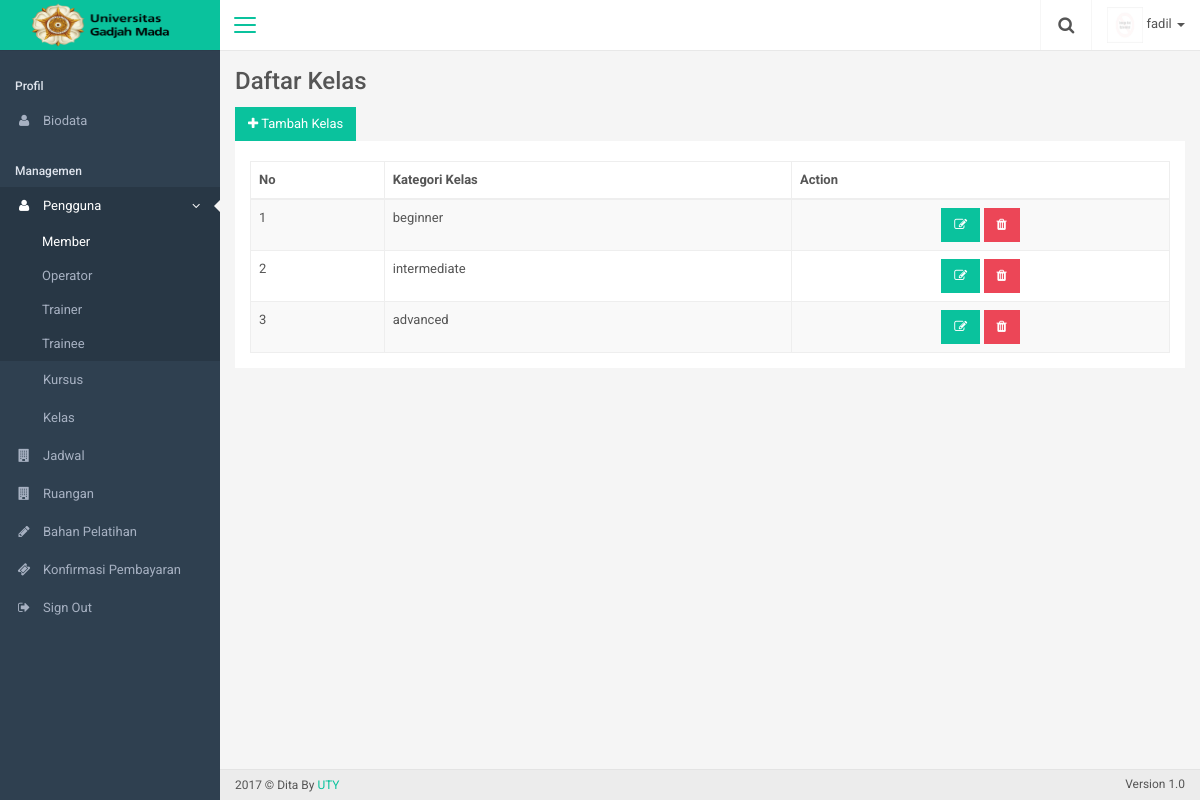
Screenshot of /admin/admin_area.php?page=courseclass.display (signed in) with the database file from the repository.
### tables this page shows
CREATE TABLE IF NOT EXISTS `ref_courseclass` (
`courseclass_id` int(30) NOT NULL,
  `courseclass_name` varchar(30) NOT NULL
);

### admin/modul/courseclass/display.php (the view)
<div class="layout-content">
  <div class="layout-content-body">
    <div class="title-bar">
      <h1 class="title-bar-title">
        <span class="d-ib">Daftar Kelas</span>
      </h1>
    </div>
    <a href="?page=courseclass.frm-insert">
      <button class="btn bg-primary"><i class="icon icon-plus"></i> Tambah Kelas</button>
    </a>
    <br>
    <div class="row gutter-xs">
      <div class="col-xs-12">
        <div class="card">
          <div class="card-body">
            <table id="demo-datatables-5" class="table table-striped table-bordered table-nowrap dataTable" cellspacing="0" width="100%">
              <thead>
                <tr>
                  <th>No</th>
                  <th>Kategori Kelas</th>
                  <th>Action</th>
                </tr>
              </thead>
              <tbody>
              <?php
              $sql_class = "SELECT * FROM ref_courseclass";
              $result=mysql_query($sql_class);
              $no=0;
              while($data_class=mysql_fetch_array($result)){
              $no++;
              ?>
              <tr>
               <td> <?php echo $no; ?></td>
               <td> <?php echo $data_class['courseclass_name']; ?></td>
               <td class="text-center">
                  <a class="btn btn-primary" href="?page=courseclass.frm-update&id=<?php echo $data_class['courseclass_id'];?>"><span class="icon icon-edit"></span></a>
                  <a class="btn btn-danger" href="?page=courseclass.delete&id=<?php echo $data_class['courseclass_id']; ?>" onclick="return confirm('Apakah anda yakin akan menghapus <?php echo $data_class['courseclass_name'];  ?>')"><span class="icon icon-trash"></span></a>
               </td>
              </tr>
              <?php } ?>
              </tbody>
            </table>
          </div>
        </div>
      </div>
    </div>
  </div>
</div>

### rows the page displays
ref_courseclass: courseclass_name "beginner"
ref_courseclass: courseclass_name "intermediate"
ref_courseclass: courseclass_name "advanced"

### other values shown
$_SESSION['username'] "fadil"
